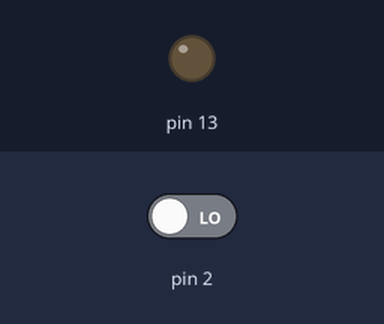
The sketch below on a simulated Arduino Uno, built with avr-gcc and run on an emulated ATmega328P. On the bench: output pins drawn as LEDs (lit = HIGH). Inputs (shaded band) come from the test bench; at power-on: pin 2 LOW.

Above: at 1.2 s.
1.3 s: pin 2 driven HIGH
At 2.3 s:
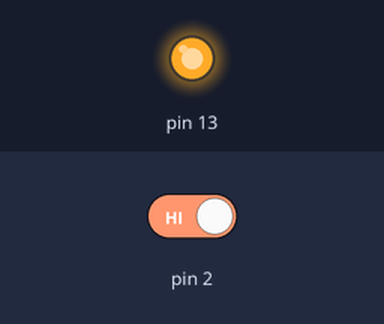
Timing chart, 0 to 4.3 s (numbered marks = the images above; inputs shaded):
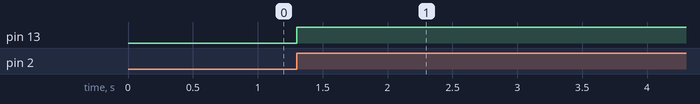

Measured:
- after the input at 1.3 s, pin 13: LOW → HIGH at once

The sketch:

motionAlarm.ino
```cpp
//Link : https://www.maxphi.com/pir-motion-sensor-alarm


void setup()
{
  pinMode(13, OUTPUT);
  digitalWrite(13, LOW);
  attachInterrupt(0, alarmON, RISING);
}

void loop()
{

}

void alarmON()
{

  digitalWrite(13, HIGH);
}
```
